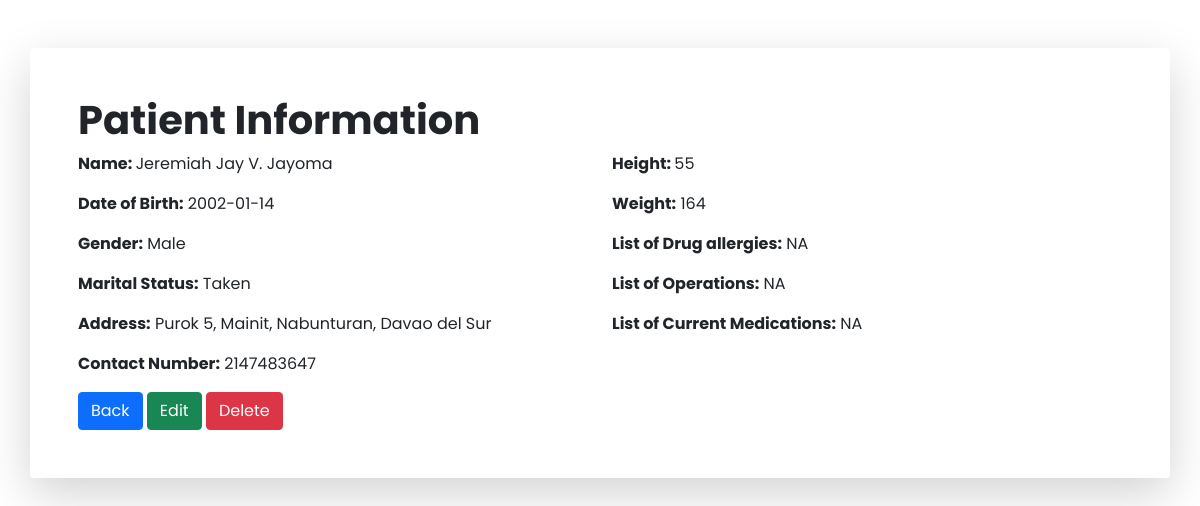
Screenshot of /hms/view.php?ID=1 with the database file from the repository.
### tables this page shows
CREATE TABLE `patientinformation` (
  `patientID` int(11) NOT NULL,
  `firstName` varchar(50) NOT NULL,
  `middleName` varchar(50) NOT NULL,
  `lastName` varchar(50) NOT NULL,
  `dateOfBirth` date NOT NULL,
  `gender` varchar(8) NOT NULL,
  `maritalStatus` varchar(50) NOT NULL,
  `p_address` varchar(100) NOT NULL,
  `contactNumber` int(11) NOT NULL,
  `height` int(11) NOT NULL,
  `weight` int(11) NOT NULL,
  `allergies` varchar(50) NOT NULL,
  `operations` varchar(50) NOT NULL,
  `medications` varchar(50) NOT NULL
);

### hms/view.php (the view, shortened to what this page needs)
<?php
$conn = connection();
$patientID =  mysqli_real_escape_string($conn, $_GET['ID']);
$sql = "SELECT * FROM patientinformation WHERE patientID = '$patientID'";
$patientInformation = $conn->query($sql) or die($conn->error);
$row = $patientInformation->fetch_assoc();
?>
<!DOCTYPE html>
<html lang="en">
<head>
    <link rel="stylesheet" type="text/css" href="css/font.css">
    <link rel="stylesheet" type="text/css" href="css/bootstrap.min.css">
</head>
<body>
    <div class="container bg-light shadow-lg p-5 mb-5 bg-body rounded mt-5">
        <h1 class="fw-bold">Patient Information</h1>
        <div class="row">
            <div class="col-6">
                <p><b>Name: </b><?php echo $row['firstName'] . " " . $row['middleName'] . " " . $row['lastName'] ?></p>
                <p><b>Date of Birth:</b> <?php echo $row['dateOfBirth'] ?></p>
                <p><b>Gender:</b> <?php echo $row['gender'] ?></p>
                <p><b>Marital Status:</b> <?php echo $row['maritalStatus'] ?></p>
                <p><b>Address:</b> <?php echo $row['p_address'] ?></p>
                <p><b>Contact Number:</b> <?php echo $row['contactNumber'] ?></p>
            </div>
            <div class="col-6">
                <p><b>Height: </b><?php echo $row['height'] ?></p>
                <p><b>Weight:</b> <?php echo $row['weight'] ?></p>
                <p><b>List of Drug allergies:</b> <?php echo $row['allergies'] ?></p>
                <p><b>List of Operations:</b> <?php echo $row['operations'] ?></p>
                <p><b>List of Current Medications:</b> <?php echo $row['medications'] ?></p>
            </div>
        </div>
        <a href="home.php" type="button" name="close" class="btn btn-primary">Back</a>
        <a href="edit.php?ID=<?php echo $row['patientID'] ?>" type="button" class="btn btn-success">Edit</a>
        <a href="delete.php?ID=<?php echo $row['patientID'] ?>" type="button" class="btn btn-danger">Delete</a>
    </div>
</body>
</html>

### rows the page displays
patientinformation: firstName "Jeremiah Jay", middleName "V.", lastName "Jayoma", dateOfBirth "2002-01-14", gender "Male", maritalStatus "Taken", p_address "Purok 5, Mainit, Nabunturan, Davao del Sur", contactNumber "2147483647", height "55", weight "164", allergies "NA", operations "NA", medications "NA"
